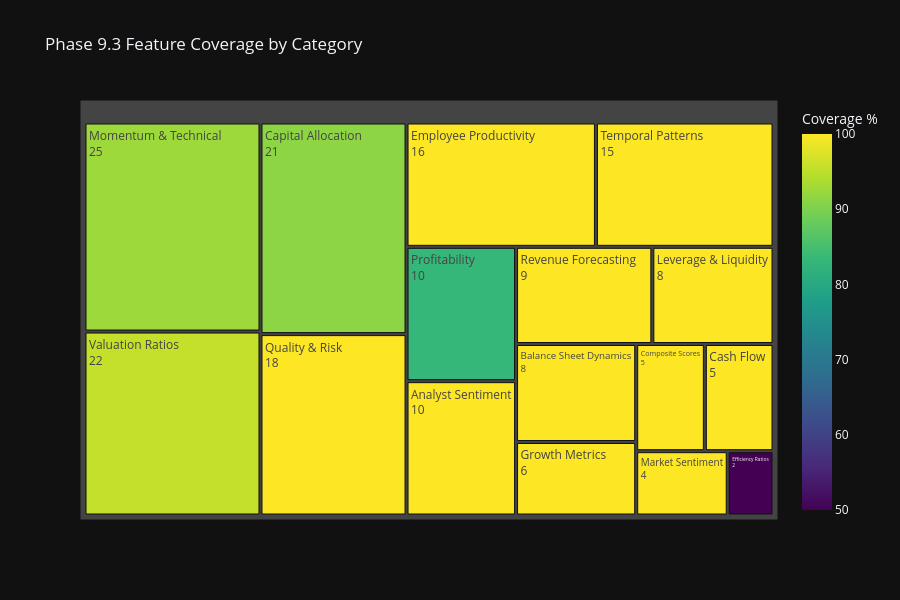
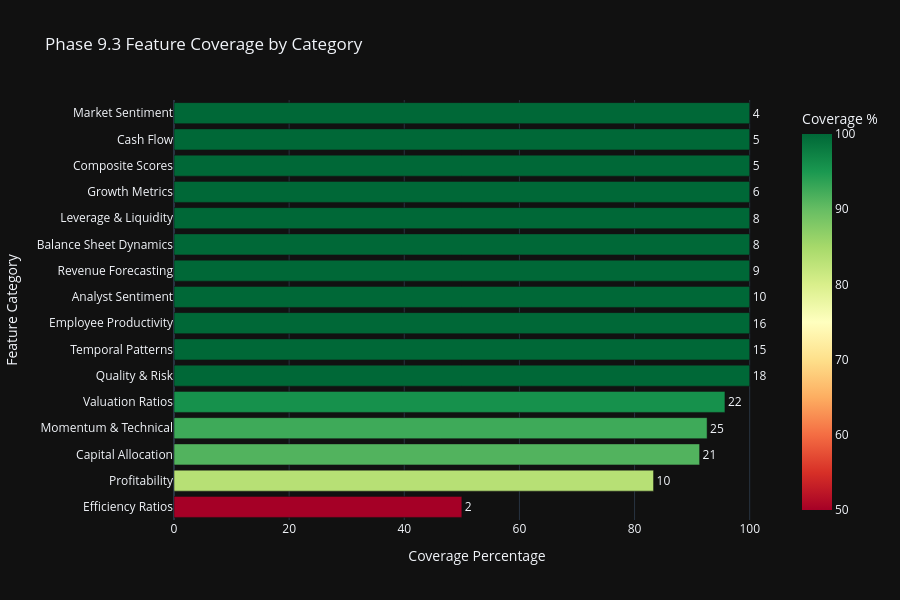

Here is the notebook cell these charts were saved with, in order:
### Markdown cell above
## Cell 9: Phase 9.3 Feature Category Coverage

Analyze coverage of the 16 Phase 9.3 feature categories (196 features) after feature engineering.

### Code cell
# ============================================================================
# Cell 9: Phase 9.3 Feature Category Coverage
# ============================================================================

print('=' * 80)
print('PHASE 9.3 FEATURE CATEGORY COVERAGE (Post Feature Engineering)')
print('=' * 80)

# Generate comprehensive coverage report using engineered features
coverage_report = generate_phase93_coverage_report(all_stocks_preprocessed)

# Build coverage DataFrame
coverage_data = []
for cat, features in PHASE93_FEATURE_CATEGORIES.items():
    present_count = coverage_report.get('category_breakdown', {}).get(cat, 0)
    total_count = len(features)
    coverage_pct = (present_count / total_count * 100) if total_count > 0 else 0
    coverage_data.append({
        'Category': cat,
        'Present': present_count,
        'Total': total_count,
        'Coverage %': round(coverage_pct, 1),
        'Description': get_category_description(cat)[:40] + '...'
        })

coverage_df = pd.DataFrame(coverage_data).sort_values('Present', ascending=False)

print(
        f"\nTotal Phase 9.3 Features Present: {coverage_report.get('total_phase93_features', 0)} / {len(list_all_phase93_features())}")
print(f"Overall Coverage: {coverage_report.get('coverage_percentage', 0):.1f}%\n")
print(coverage_df.to_string(index=False))

# Treemap visualization
treemap_data = coverage_df[coverage_df['Present'] > 0].copy()
if not treemap_data.empty:
    fig_treemap = px.treemap(
            treemap_data,
            path=['Category'],
            values='Present',
            title='Phase 9.3 Feature Coverage by Category',
            template=PLOTLY_TEMPLATE,
            color='Coverage %',
            color_continuous_scale='Viridis',
            hover_data=['Description', 'Total']
            )
    fig_treemap.update_traces(
            textinfo='label+value',
            hovertemplate='<b>%{label}</b><br>Present: %{value}<br>Coverage: %{color:.1f}%<extra></extra>'
            )
    fig_treemap.update_layout(height=600)
    fig_treemap.show()

# Bar chart for coverage comparison
fig_coverage = px.bar(
        coverage_df.sort_values('Coverage %', ascending=True),
        x='Coverage %',
        y='Category',
        orientation='h',
        title='Phase 9.3 Feature Coverage by Category',
        template=PLOTLY_TEMPLATE,
        color='Coverage %',
        color_continuous_scale='RdYlGn',
        text='Present'
        )
fig_coverage.update_traces(texttemplate='%{text}', textposition='outside')
fig_coverage.update_layout(
        xaxis_title='Coverage Percentage',
        yaxis_title='Feature Category',
        height=600,
        showlegend=False,
        )
fig_coverage.show()

print('\n✓ Phase 9.3 coverage analysis complete')

### Figure 1 — Plotly figure (JSON) as saved in the notebook; plotly's stock layout.template omitted (floating-point values rounded to 4 significant figures)
{"data": [{"branchvalues": "total", "customdata": [["Price momentum, technical indicators, EM...", "27", 92.6], ["EV/EBITDA, P/E, P/B, and other valuation...", "23", 95.7], ["Dividends, buybacks, reinvestment, M&A i...", "23", 91.3], ["Accounting quality, earnings quality, di...", "18", 100.0], ["Workforce metrics, employee growth, reve...", "16", 100.0], ["Seasonality, trend consistency, cyclical...", "15", 100.0], ["ROE, ROA, profit margins, and profitabil...", "12", 83.3], ["Analyst ratings, consensus strength, tar...", "10", 100.0], ["Analyst estimate spreads, consensus unce...", "9", 100.0], ["Debt ratios, coverage ratios, liquidity ...", "8", 100.0], ["Asset/equity/debt growth rates, balance ...", "8", 100.0], ["Revenue, earnings, and EBITDA growth rat...", "6", 100.0], ["Multi-factor composite scores combining ...", "5", 100.0], ["Operating cash flow, FCF metrics, cash c...", "5", 100.0], ["Market microstructure, liquidity, short ...", "4", 100.0], ["Asset turnover, inventory turnover, rece...", "4", 50.0]], "domain": {"x": [0.0, 1.0], "y": [0.0, 1.0]}, "hovertemplate": "<b>%{label}</b><br>Present: %{value}<br>Coverage: %{color:.1f}%<extra></extra>", "ids": ["Momentum & Technical", "Valuation Ratios", "Capital Allocation", "Quality & Risk", "Employee Productivity", "Temporal Patterns", "Profitability", "Analyst Sentiment", "Revenue Forecasting", "Leverage & Liquidity", "Balance Sheet Dynamics", "Growth Metrics", "Composite Scores", "Cash Flow", "Market Sentiment", "Efficiency Ratios"], "labels": ["Momentum & Technical", "Valuation Ratios", "Capital Allocation", "Quality & Risk", "Employee Productivity", "Temporal Patterns", "Profitability", "Analyst Sentiment", "Revenue Forecasting", "Leverage & Liquidity", "Balance Sheet Dynamics", "Growth Metrics", "Composite Scores", "Cash Flow", "Market Sentiment", "Efficiency Ratios"], "marker": {"coloraxis": "coloraxis", "colors": [92.6, 95.7, 91.3, 100.0, 100.0, 100.0, 83.3, 100.0, 100.0, 100.0, 100.0, 100.0, 100.0, 100.0, 100.0, 50.0]}, "name": "", "parents": ["", "", "", "", "", "", "", "", "", "", "", "", "", "", "", ""], "values": [25.0, 22.0, 21.0, 18.0, 16.0, 15.0, 10.0, 10.0, 9.0, 8.0, 8.0, 6.0, 5.0, 5.0, 4.0, 2.0], "type": "treemap", "textinfo": "label+value"}], "layout": {"coloraxis": {"colorbar": {"title": {"text": "Coverage %"}}, "colorscale": [[0.0, "#440154"], [0.1111, "#482878"], [0.2222, "#3e4989"], [0.3333, "#31688e"], [0.4444, "#26828e"], [0.5556, "#1f9e89"], [0.6667, "#35b779"], [0.7778, "#6ece58"], [0.8889, "#b5de2b"], [1.0, "#fde725"]]}, "legend": {"tracegroupgap": 0}, "title": {"text": "Phase 9.3 Feature Coverage by Category"}, "height": 600}}

### Figure 2 — Plotly figure (JSON) as saved in the notebook; plotly's stock layout.template omitted (floating-point values rounded to 4 significant figures)
{"data": [{"hovertemplate": "Coverage %=%{marker.color}<br>Category=%{y}<br>Present=%{text}<extra></extra>", "legendgroup": "", "marker": {"color": [50.0, 83.3, 91.3, 92.6, 95.7, 100.0, 100.0, 100.0, 100.0, 100.0, 100.0, 100.0, 100.0, 100.0, 100.0, 100.0], "coloraxis": "coloraxis", "pattern": {"shape": ""}}, "name": "", "orientation": "h", "showlegend": false, "text": [2.0, 10.0, 21.0, 25.0, 22.0, 18.0, 15.0, 16.0, 10.0, 9.0, 8.0, 8.0, 6.0, 5.0, 5.0, 4.0], "textposition": "outside", "x": [50.0, 83.3, 91.3, 92.6, 95.7, 100.0, 100.0, 100.0, 100.0, 100.0, 100.0, 100.0, 100.0, 100.0, 100.0, 100.0], "xaxis": "x", "y": ["Efficiency Ratios", "Profitability", "Capital Allocation", "Momentum & Technical", "Valuation Ratios", "Quality & Risk", "Temporal Patterns", "Employee Productivity", "Analyst Sentiment", "Revenue Forecasting", "Balance Sheet Dynamics", "Leverage & Liquidity", "Growth Metrics", "Composite Scores", "Cash Flow", "Market Sentiment"], "yaxis": "y", "type": "bar", "texttemplate": "%{text}"}], "layout": {"xaxis": {"anchor": "y", "domain": [0.0, 1.0], "title": {"text": "Coverage Percentage"}}, "yaxis": {"anchor": "x", "domain": [0.0, 1.0], "title": {"text": "Feature Category"}}, "coloraxis": {"colorbar": {"title": {"text": "Coverage %"}}, "colorscale": [[0.0, "rgb(165,0,38)"], [0.1, "rgb(215,48,39)"], [0.2, "rgb(244,109,67)"], [0.3, "rgb(253,174,97)"], [0.4, "rgb(254,224,139)"], [0.5, "rgb(255,255,191)"], [0.6, "rgb(217,239,139)"], [0.7, "rgb(166,217,106)"], [0.8, "rgb(102,189,99)"], [0.9, "rgb(26,152,80)"], [1.0, "rgb(0,104,55)"]]}, "legend": {"tracegroupgap": 0}, "title": {"text": "Phase 9.3 Feature Coverage by Category"}, "barmode": "relative", "height": 600, "showlegend": false}}
